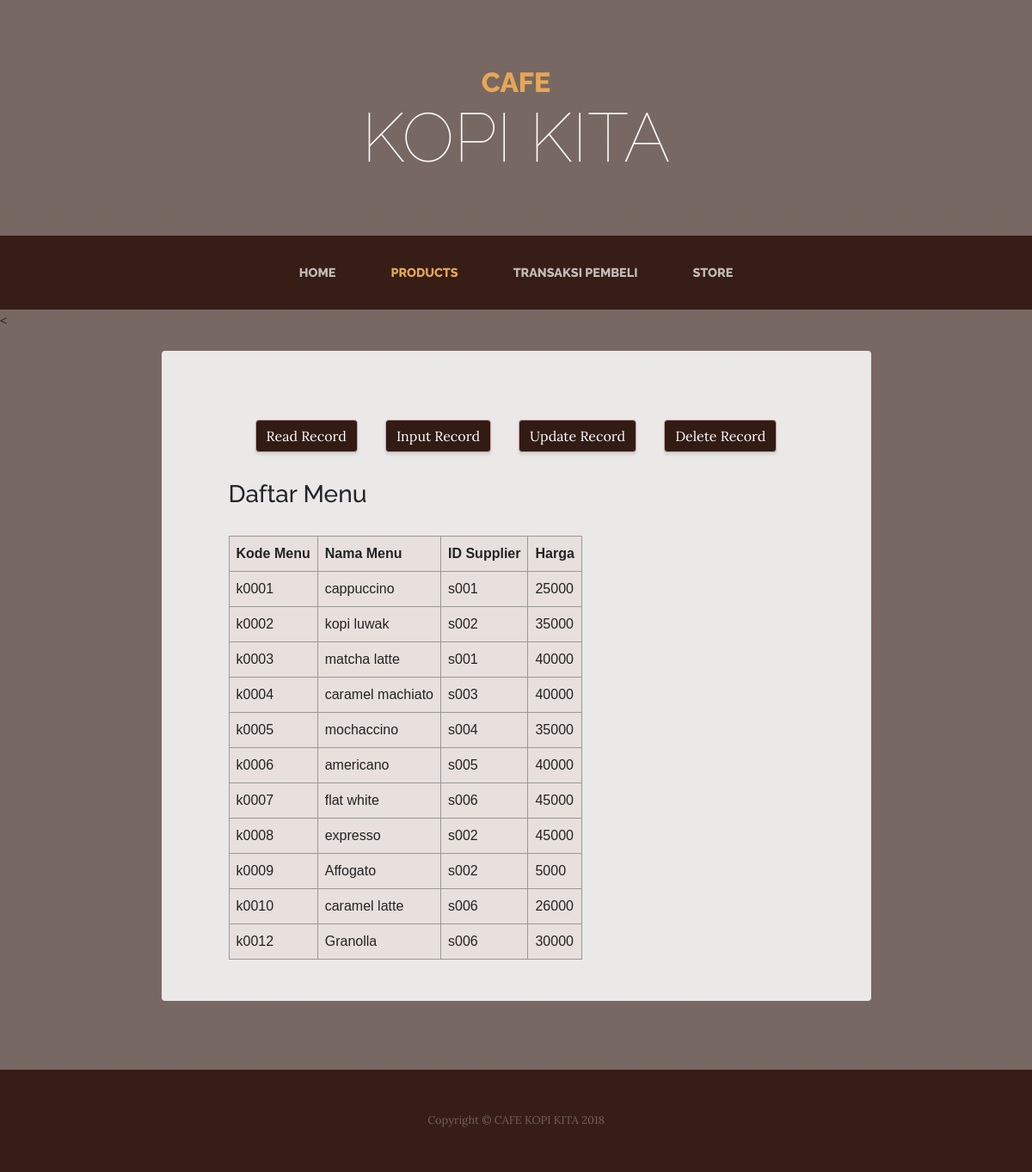
/products.php, run on the app's committed database.
### tables this page shows
CREATE TABLE `menu` (
  `id_supplier` varchar(4) NOT NULL,
  `kd_menu` varchar(5) NOT NULL,
  `nama_menu` varchar(30) NOT NULL,
  `Harga` int(11) NOT NULL
);

### products.php (the view, shortened to what this page needs)
<!DOCTYPE html>
<html lang="en">
  <head>
    <link href="vendor/bootstrap/css/bootstrap.min.css" rel="stylesheet">
    <link href="css/business-casual.min.css" rel="stylesheet">
    <link rel="stylesheet" type="text/css" href="table.css">
  </head>
  <body>
    <h1 class="site-heading text-center text-white d-none d-lg-block">
      <span class="site-heading-upper text-primary mb-3">CAFE</span>
      <span class="site-heading-lower">KOPI KITA</span>
    </h1>
    <nav class="navbar navbar-expand-lg navbar-dark py-lg-4" id="mainNav">
      <div class="container">
        <div class="collapse navbar-collapse" id="navbarResponsive">
          <ul class="navbar-nav mx-auto">
            <li class="nav-item px-lg-4">
              <a class="nav-link text-uppercase text-expanded" href="index.php">Home
              </a>
            </li>
            <li class="nav-item active px-lg-4">
              <a class="nav-link text-uppercase text-expanded" href="products.php">Products</a>
            </li>
            <li class="nav-item px-lg-4">
              <a class="nav-link text-uppercase text-expanded" href="transaksi.php"> Transaksi Pembeli</a>
            </li>
            <li class="nav-item px-lg-4">
              <a class="nav-link text-uppercase text-expanded" href="store.php">Store</a>
            </li>
          </ul>
        </div>
      </div>
    </nav>
    <<section class="page-section about-heading">
      <div class="container">
        <div class="about-heading-content">
          <div class="row">
            <div class="col-xl-9 col-lg-10 mx-auto">
              <div class="bg-faded rounded p-5">
               <div class="container pt-4">
    <ul class="nav justify-content-center">
    <li class="nav-item">
      <a class="nav-link active" href="products.php"><button type="button" class="btn btn-secondary" data-toggle="tooltip" data-placement="bottom" title="Read Record" style="background-color: #321b13; border-color: #cba5a9" >
        Read Record
      </button></a>
    </li>
    <li class="nav-item">
      <a class="nav-link active" href="input.produk.php"><button type="button" class="btn btn-secondary" data-toggle="tooltip" data-placement="bottom" title="Input Record" style="background-color: #321b13; border-color: #cba5a9">
        Input Record
      </button></a>
    </li>
    <li class="nav-item">
      <a class="nav-link active" href="update.php"><button type="button" class="btn btn-secondary" data-toggle="tooltip" data-placement="bottom" title="Update Record" style="background-color: #321b13; border-color: #cba5a9">
        Update Record
      </button></a>
    </li>
    <li class="nav-item">
      <a class="nav-link active" href="menu.delete.php"><button type="button" class="btn btn-secondary" data-toggle="tooltip" data-placement="bottom" title="Delete Record" style="background-color: #321b13; border-color: #cba5a9">
        Delete Record
      </button></a>
    </li>
  </ul>
      <div class="container">
        <br><h3>Daftar Menu</h3></br>
        <?php
        include "koneksi.php";
        $query = mysqli_query($connection,"SELECT * FROM menu ORDER BY kd_menu ASC");
        ?>
        <form action = "" method = "post">
        <table border="1" cellpadding="0" cellspacing="0">
        <table class="table1">
        <tr>
          <th>Kode Menu</th>
          <th>Nama Menu</th>
          <th>ID Supplier</th>
          <th>Harga</th>
        </tr>
        <?php if (mysqli_num_rows($query)>0){ ?>
        <?php
          $no = 1;
          while($data = mysqli_fetch_array($query)){
        ?>
          <tr>
            <td><?php echo $data["kd_menu"];?></td>
            <td><?php echo $data["nama_menu"];?></td>
            <td><?php echo $data["id_supplier"];?></td>
            <td><?php echo $data["Harga"];?></td>
          </tr>
          <?php $no++; } ?>
          <?php } ?>
        </table>
        </form>
      </div>
    </section>
    <footer class="footer text-faded text-center py-5">
      <div class="container">
        <p class="m-0 small">Copyright &copy; CAFE KOPI KITA 2018</p>
      </div>
    </footer>
  </body>
</html>

### table.css (style rules this page uses)
.table1 { font-family: sans-serif; color: #232323; border-collapse: collapse; }
.table1, th, td { background-color: #e7e0dd; border: 1px solid#999; padding: 8px 8px; }

### data on the page
menu: kd_menu "k0001", nama_menu "cappuccino", id_supplier "s001", Harga "25000"
menu: kd_menu "k0002", nama_menu "kopi luwak", id_supplier "s002", Harga "35000"
menu: kd_menu "k0003", nama_menu "matcha latte", id_supplier "s001", Harga "40000"
menu: kd_menu "k0004", nama_menu "caramel machiato", id_supplier "s003", Harga "40000"
menu: kd_menu "k0005", nama_menu "mochaccino", id_supplier "s004", Harga "35000"
menu: kd_menu "k0006", nama_menu "americano", id_supplier "s005", Harga "40000"
menu: kd_menu "k0007", nama_menu "flat white", id_supplier "s006", Harga "45000"
menu: kd_menu "k0008", nama_menu "expresso", id_supplier "s002", Harga "45000"
menu: kd_menu "k0009", nama_menu "Affogato", id_supplier "s002", Harga "5000"
menu: kd_menu "k0010", nama_menu "caramel latte", id_supplier "s006", Harga "26000"
menu: kd_menu "k0012", nama_menu "Granolla", id_supplier "s006", Harga "30000"
